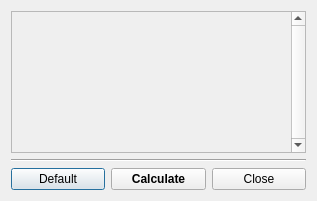
<?xml version="1.0" encoding="UTF-8"?>
<ui version="4.0">
 <class>Dialog</class>
 <widget class="QDialog" name="Dialog">
  <property name="geometry">
   <rect>
    <x>0</x>
    <y>0</y>
    <width>317</width>
    <height>201</height>
   </rect>
  </property>
  <property name="windowTitle">
   <string>Dialog</string>
  </property>
  <layout class="QVBoxLayout" name="verticalLayout">
   <item>
    <widget class="QScrollArea" name="scroll_area">
     <property name="verticalScrollBarPolicy">
      <enum>Qt::ScrollBarAlwaysOn</enum>
     </property>
     <property name="horizontalScrollBarPolicy">
      <enum>Qt::ScrollBarAlwaysOff</enum>
     </property>
     <property name="sizeAdjustPolicy">
      <enum>QAbstractScrollArea::AdjustToContentsOnFirstShow</enum>
     </property>
     <property name="widgetResizable">
      <bool>true</bool>
     </property>
     <widget class="QWidget" name="scroll_area_layout_widget">
      <property name="geometry">
       <rect>
        <x>0</x>
        <y>0</y>
        <width>272</width>
        <height>130</height>
       </rect>
      </property>
      <layout class="QVBoxLayout" name="verticalLayout_2">
       <item>
        <widget class="QWidget" name="parameters_widget" native="true"/>
       </item>
      </layout>
     </widget>
    </widget>
   </item>
   <item>
    <widget class="Line" name="line">
     <property name="orientation">
      <enum>Qt::Horizontal</enum>
     </property>
    </widget>
   </item>
   <item>
    <layout class="QHBoxLayout" name="buttons_layout">
     <item>
      <widget class="QPushButton" name="push_button_default">
       <property name="text">
        <string>Default</string>
       </property>
      </widget>
     </item>
     <item>
      <widget class="QPushButton" name="push_button_calculate">
       <property name="font">
        <font>
         <weight>75</weight>
         <bold>true</bold>
        </font>
       </property>
       <property name="text">
        <string>Calculate</string>
       </property>
      </widget>
     </item>
     <item>
      <widget class="QPushButton" name="push_button_close">
       <property name="text">
        <string>Close</string>
       </property>
      </widget>
     </item>
    </layout>
   </item>
  </layout>
 </widget>
 <resources/>
 <connections>
  <connection>
   <sender>push_button_close</sender>
   <signal>clicked()</signal>
   <receiver>Dialog</receiver>
   <slot>close()</slot>
   <hints>
    <hint type="sourcelabel">
     <x>229</x>
     <y>190</y>
    </hint>
    <hint type="destinationlabel">
     <x>167</x>
     <y>158</y>
    </hint>
   </hints>
  </connection>
 </connections>
</ui>
